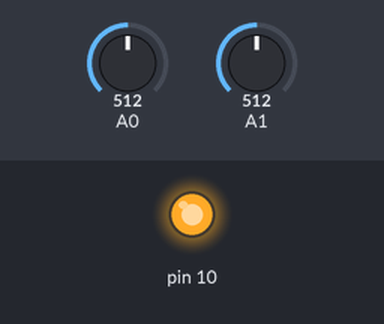
A sketch run on a simulated Arduino Uno, built with avr-gcc and run on an emulated ATmega328P. On the bench: output pins drawn as LEDs (lit = HIGH). The inputs (shaded band) are chosen by the test bench; at power-on: A0 = 512, A1 = 512. What the sketch prints to the serial monitor is not drawn.

Above: at 0.1 s.
Timing chart, 0 to 1.6 s (numbered marks = the images above):
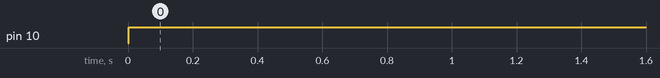

The sketch:

sketch_mar10a.ino
```cpp
void setup() {
  Serial.begin(9600);
  pinMode(10, OUTPUT);
}

void loop() {
  int pressure = analogRead(A0);
  int potentiometer = analogRead(A1);
  int mapPressure = map(pressure, 0, 998, 0, 255);
  int mapPotentiometer = map(potentiometer, 0, 1023, 0, 255);

  Serial.print(mapPressure);
  Serial.print(",");
  Serial.println(mapPotentiometer);
  delay(1);

  if(mapPotentiometer > 1){
    digitalWrite(10, HIGH);
  }
}
```

Measured:
- by itself, pin 10: LOW → HIGH at 0.00 s
